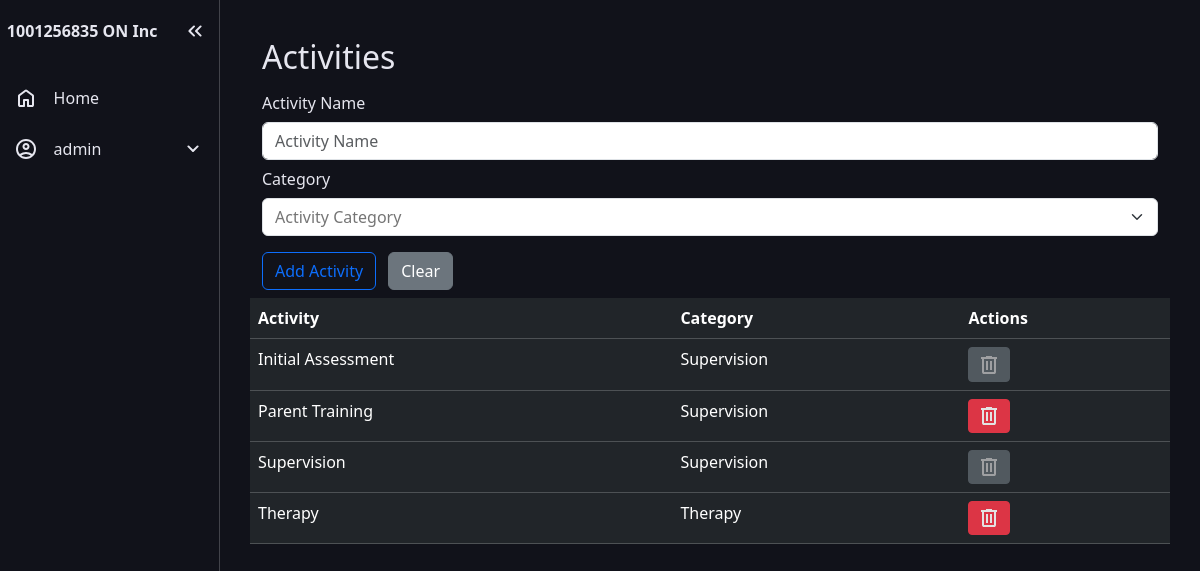
Screenshot of /manage/activities (signed in) with the database file from the repository.
### app/models.py (models this page shows, shortened)
class User(db.Model, UserMixin):
    __tablename__ = 'users'
    id = db.Column(db.Integer, primary_key=True)
    email = db.Column(db.String(150), unique=True, index=True, nullable=False)
    password_hash = db.Column(db.String(200), nullable=False)
    user_type = db.Column(db.String(51), default=None, nullable=False)
    locked = db.Column(db.Boolean, default=False, nullable=False)
    locked_until = db.Column(db.DateTime, default=None)
    failed_attempt = db.Column(db.Integer, default=0, nullable=False)
    activation_key = db.Column(db.String(15), nullable=True, default=None)

class Activity(db.Model):
    __tablename__ = 'activities'
    activity_name = db.Column(db.String(51), primary_key=True)
    activity_category = db.Column(db.String(51), nullable=False)

### app/manage/views.py (the view)
@manage_bp.route('/activities', methods=['GET', 'POST'])
@login_required
def activities():
    if current_user.is_authenticated and current_user.user_type != "user":
        form = ActivityForm()
        form.category.choices = [('Therapy', 'Therapy'), ('Supervision', 'Supervision')]
        if form.validate_on_submit():
            new_activity = Activity(activity_name=form.name.data.title(), activity_category=form.category.data.title())
            db.session.add(new_activity)
            db.session.commit()
            flash('Activity added successfully.', 'success')
            return redirect(url_for('manage.activities'))
        activities = Activity.query.all()
        allocated_activities = [a.intervention_type for a in Intervention.query.with_entities(Intervention.intervention_type).distinct()] # Fetch unique intervention types
        return render_template('activities.html', form=form, activities=activities, allocated_activities=allocated_activities)
    else:
        abort(403)

### app/manage/forms.py
class ActivityForm(FlaskForm):
    name = StringField('Activity Name', validators=[DataRequired(), length(max=51)])
    category = StringField('Category', validators=[DataRequired(), length(max=51)])
    submit = SubmitField('Add Activity')

### app/models.py (called while the page is built)
@login_manager.user_loader
def load_user(user_id):
    return User.query.get(int(user_id))

### app/manage/templates/activities.html (shortened to what this page needs)
{% extends "base.html" %}
{% block content %}
<div class="container-fluid py-2">
    <h2>Activities</h2>
    <form method="POST">
        <div class="row mb-3">
            <div>{{ form.name.label(class="col-form-label") }}{{ form.name(class="form-control", placeholder="Activity Name") }}</div>
            <div>{{ form.category.label(class="col-form-label") }}{{ form.category(class="form-select", placeholder="Activity Category") }}</div>
        </div>
        {{ form.submit(class="btn btn-outline-primary") }} <a href="{{ url_for('manage.activities') }}" class="btn btn-secondary ms-2">Clear</a>
    </form>
</div>
<table class="table table-dark table-hover">
    <tbody>
        <tr>
            <th>Activity</th>
            <th>Category</th>
            <th>Actions</th>
        </tr>
        {% if not activities %}
            <tr><td colspan="3" class="text-center">No activities found.</td></tr>
        {% else %}
            {% for activity in activities %}
                <tr>
                    <td>{{ activity.activity_name }}</td>
                    <td>{{ activity.activity_category }}</td>
                    <td>
                        {% if activity.activity_name in allocated_activities %}
                            <button class="btn btn-secondary btn-sm" title="Cannot delete activity with associated interventions" disabled>
                                <svg xmlns="http://www.w3.org/2000/svg" height="24px" viewBox="0 -960 960 960" width="24px" fill="#e3e3e3"><path d="M280-120q-33 0-56.5-23.5T200-200v-520h-40v-80h200v-40h240v40h200v80h-40v520q0 33-23.5 56.5T680-120H280Zm400-600H280v520h400v-520ZM360-280h80v-360h-80v360Zm160 0h80v-360h-80v360ZM280-720v520-520Z"/></svg>
                            </button>
                        {% else %}
                            <div class="btn-group" role="group" aria-label="Action buttons">
                                <button class="btn btn-danger btn-sm" data-bs-toggle="modal" data-bs-target="#deleteModal" data-activity-name="{{ activity.activity_name }}" data-activity-category="{{ activity.activity_category }}" title="Delete Activity">
                                    <svg xmlns="http://www.w3.org/2000/svg" height="24px" viewBox="0 -960 960 960" width="24px" fill="#e3e3e3"><path d="M280-120q-33 0-56.5-23.5T200-200v-520h-40v-80h200v-40h240v40h200v80h-40v520q0 33-23.5 56.5T680-120H280Zm400-600H280v520h400v-520ZM360-280h80v-360h-80v360Zm160 0h80v-360h-80v360ZM280-720v520-520Z"/></svg>
                                </button>
                            </div>
                        {% endif %}
                    </td>
                </tr>
            {% endfor %}
        {% endif %}
    </tbody>
</table>
{% endblock %}

### app/templates/base.html (shortened to what this page needs)
<!DOCTYPE html>
<html lang="en">
<head>
  <link rel="stylesheet" href="{{ url_for('static', filename='css/style.css') }}">
  <link href="https://cdn.jsdelivr.net/npm/bootstrap@5.3.8/dist/css/bootstrap.min.css" rel="stylesheet">
</head>
<body>
  <nav id="sidebar">
    <ul>
      <li>
        <span class="logo">1001256835 ON Inc</span>
        <button onclick=toggleSidebar() id="toggle-btn">
        </button>
      </li>
      <li>
        <a href="{{ url_for('home') }}" class="{% if request.endpoint == 'home' %}active{% endif %}">
          <span>Home</span>
        </a>
      </li>
      <li>
        <button onclick=toggleSubMenu(this) class="dropdown-btn">
          <span>
            {% if current_user.is_authenticated %}
              {{ current_user.email.split('@')[0] }}
            {% else %}
              Account
            {% endif %}
          </span>
          <svg xmlns="http://www.w3.org/2000/svg" height="24px" viewBox="0 -960 960 960" width="24px" fill="#e8eaed"><path d="M480-361q-8 0-15-2.5t-13-8.5L268-556q-11-11-11-28t11-28q11-11 28-11t28 11l156 156 156-156q11-11 28-11t28 11q11 11 11 28t-11 28L508-372q-6 6-13 8.5t-15 2.5Z"/></svg>
        </button>
      </li>
    </ul>
  </nav>
  <main>
  {% block content %}
  {% endblock %}
  </main>
</body>
</html>

### app/static/css/style.css (style rules this page uses)
:root { --base-clr: #11121a; --line-clr: #42434a; --hover-clr: #222533; --text-clr: #e6e6ef; --accent-clr: #b9bbff; --accent-back-clr: #272836; --secondary-text-clr: #b0b3c1; }
* { margin: 0; padding: 0; }
html { font-family: Poppins, 'Segoe UI', Tahoma, Geneva, Verdana, sans-serif; line-height: 1.5rem; }
body { min-height: 100vh; min-height: 100dvh; background-color: var(--base-clr); color: var(--text-clr); display: grid; grid-template-columns: auto 1fr; }
#sidebar { box-sizing: border-box; height: 100vh; width: 220px; padding: 5px 0; background-color: var(--base-clr); border-right: 1px solid var(--line-clr); position: sticky; top: 0; align-self: start; transition: 300ms ease-in-out; overflow: hidden; text-wrap: nowrap; }
#sidebar ul { list-style: none; padding-left: 0rem; }
#sidebar a, #sidebar .dropdown-btn, #sidebar .logo { border-radius: .5em; padding: .85em; text-decoration: none; color: var(--text-clr); display: flex; align-items: center; gap: 1em; }
.dropdown-btn { width: 100%; text-align: left; background: none; border: none; font: inherit; cursor: pointer; }
#sidebar svg { flex-shrink: 0; fill: var(--text-clr); }
#sidebar a span, #sidebar .dropdown-btn span { flex-grow: 1; }
.dropdown-btn svg { transition: 200ms ease; }
main { padding: min(30px, 7%); background-color: var(--base-clr); color: var(--text-clr); }

### rows the page displays
User: email "admin"
Activity: activity_name "Initial Assessment", activity_category "Supervision"
Activity: activity_name "Parent Training", activity_category "Supervision"
Activity: activity_name "Supervision", activity_category "Supervision"
Activity: activity_name "Therapy", activity_category "Therapy"
